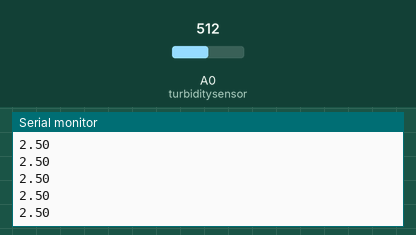
A sketch run on a simulated Arduino Uno, built with avr-gcc and run on an emulated ATmega328P. Parts: the last lines printed to the serial monitor. The inputs (shaded band) are chosen by the test bench; at power-on: A0 (turbiditysensor) = 512.

Above: at 1.2 s.
1.3 s: A0 (turbiditysensor) set to 716
At 2.1 s:
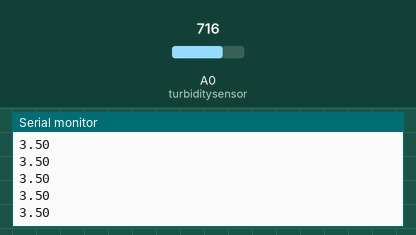
2.8 s: A0 (turbiditysensor) set to 900
At 3.5 s:
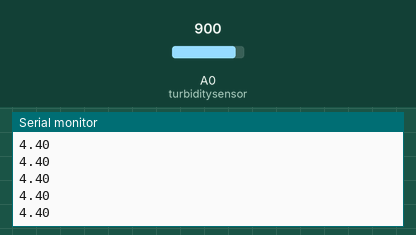
Timing chart, 0 to 5.8 s (numbered marks = the images above; inputs shaded):
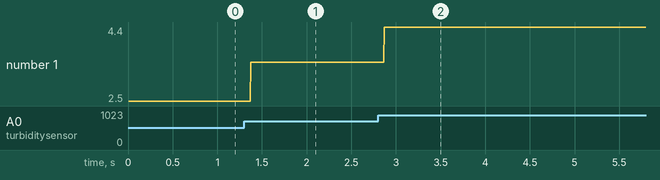

The sketch:

turbiditysensor.ino
```cpp
#define turbiditysensor 0

void setup() {
  Serial.begin(9600);
  Serial.println("test");
}

void loop() {

  float totalvalue = 0;

  float volt = ((float)analogRead(turbiditysensor)/1023)*5;

//  int test = analogRead(turbiditysensor);
//
//  volt += ((float)analogRead(sensorPin)/1023)*5;

  Serial.println(volt);

}
```

Measured:
- after the input at 1.3 s, the serial monitor: prints a new line after 0.07 s (image 1)
- after the input at 2.8 s, the serial monitor: prints a new line after 0.07 s (image 2)
- plotted number 1: 2.5 → 3.5 after the input at 1.3 s, 3.5 → 4.4 after the input at 2.8 s
